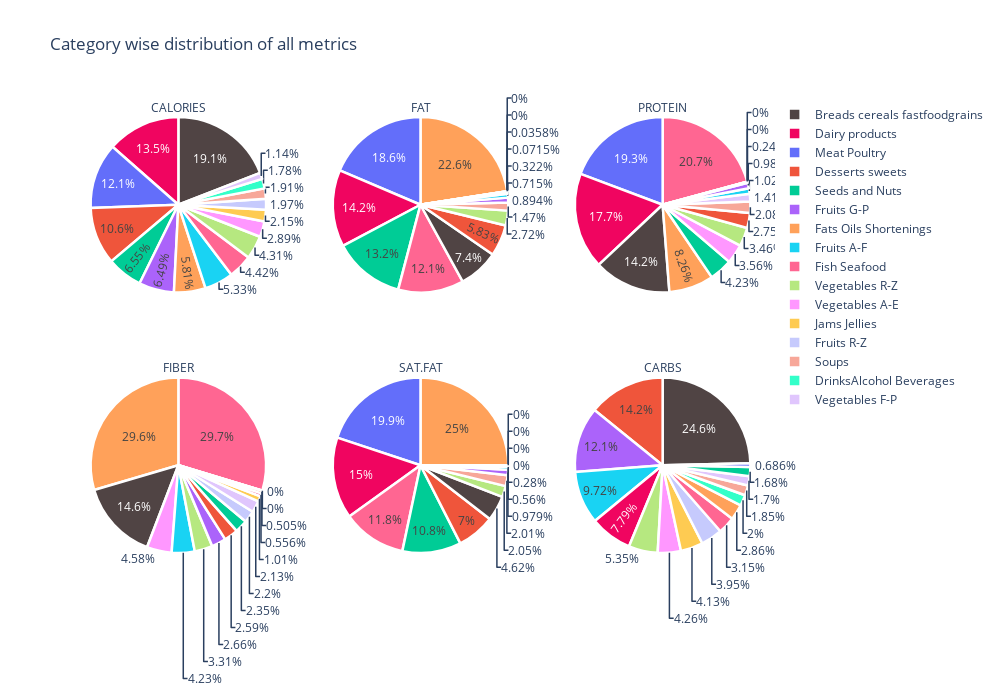

Notebook code cell kept with this figure:
### Markdown cell above
# **Category wise nutrition Analysis of the foods:**

### Code cell
category_dist=nutrients.groupby(['Category']).sum()
from plotly.subplots import make_subplots
import plotly.graph_objects as go

fig = make_subplots(
    rows=2, cols=3,
    specs=[[{"type": "domain"},{"type": "domain"},{"type": "domain"}],[{"type": "domain"},{"type": "domain"},{"type": "domain"}]])

fig.add_trace(go.Pie(values=category_dist['Calories'].values, title='CALORIES', labels=category_dist.index,marker=dict(colors=['#100b','#f00560'], line=dict(color='#FFFFFF', width=2.5))),
              row=1, col=1)

fig.add_trace(go.Pie(values=category_dist['Fat'].values,title='FAT', labels=category_dist.index,marker=dict(colors=['#100b','#f00560'], line=dict(color='#FFFFFF', width=2.5))),
              row=1, col=2)

fig.add_trace(go.Pie(values=category_dist['Protein'].values,title='PROTEIN', labels=category_dist.index,marker=dict(colors=['#100b','#f00560'], line=dict(color='#FFFFFF', width=2.5))),
              row=1, col=3)

fig.add_trace(go.Pie(values=category_dist['Fiber'].values,title='FIBER', labels=category_dist.index,marker=dict(colors=['#100b','#f00560'], line=dict(color='#FFFFFF', width=2.5))),
              row=2, col=1)

fig.add_trace(go.Pie(values=category_dist['Sat.Fat'].values,title='SAT.FAT', labels=category_dist.index,marker=dict(colors=['#100b','#f00560'], line=dict(color='#FFFFFF', width=2.5))),
              row=2, col=2)

fig.add_trace(go.Pie(values=category_dist['Carbs'].values,title='CARBS', labels=category_dist.index,marker=dict(colors=['#100b','#f00560'], line=dict(color='#FFFFFF', width=2.5))),
              row=2, col=3)
fig.update_layout(title_text="Category wise distribution of all metrics",height=700, width=1000)

fig.show()

### Figure 1 — Plotly figure (JSON) as saved in the notebook; plotly's stock layout.template omitted (floating-point values rounded to 4 significant figures)
{"data": [{"domain": {"x": [0, 0.2889], "y": [0.575, 1]}, "labels": ["Breads cereals fastfoodgrains", "Dairy products", "Desserts sweets", "DrinksAlcohol Beverages", "Fats Oils Shortenings", "Fish Seafood", "Fruits A-F", "Fruits G-P", "Fruits R-Z", "Jams Jellies", "Meat Poultry", "Seeds and Nuts", "Soups", "Vegetables A-E", "Vegetables F-P", "Vegetables R-Z"], "marker": {"colors": ["#100b", "#f00560"], "line": {"color": "#FFFFFF", "width": 2.5}}, "title": {"text": "CALORIES"}, "type": "pie", "values": [11921, 8434, 6608, 1112, 3629, 2757, 3328, 4054, 1228, 1345, 7529, 4089, 1191, 1804, 711, 2694]}, {"domain": {"x": [0.3556, 0.6444], "y": [0.575, 1]}, "labels": ["Breads cereals fastfoodgrains", "Dairy products", "Desserts sweets", "DrinksAlcohol Beverages", "Fats Oils Shortenings", "Fish Seafood", "Fruits A-F", "Fruits G-P", "Fruits R-Z", "Jams Jellies", "Meat Poultry", "Seeds and Nuts", "Soups", "Vegetables A-E", "Vegetables F-P", "Vegetables R-Z"], "marker": {"colors": ["#100b", "#f00560"], "line": {"color": "#FFFFFF", "width": 2.5}}, "title": {"text": "FAT"}, "type": "pie", "values": [207, 396, 163, 0, 631, 338, 20, 25, 1, 0, 520, 368, 41, 9, 2, 76]}, {"domain": {"x": [0.7111, 1], "y": [0.575, 1]}, "labels": ["Breads cereals fastfoodgrains", "Dairy products", "Desserts sweets", "DrinksAlcohol Beverages", "Fats Oils Shortenings", "Fish Seafood", "Fruits A-F", "Fruits G-P", "Fruits R-Z", "Jams Jellies", "Meat Poultry", "Seeds and Nuts", "Soups", "Vegetables A-E", "Vegetables F-P", "Vegetables R-Z"], "marker": {"colors": ["#100b", "#f00560"], "line": {"color": "#FFFFFF", "width": 2.5}}, "title": {"text": "PROTEIN"}, "type": "pie", "values": [403, 503, 78, 0, 234, 588, 29, 28, 7, 0, 546, 120, 59, 101, 40, 98]}, {"domain": {"x": [0, 0.2889], "y": [0, 0.425]}, "labels": ["Breads cereals fastfoodgrains", "Dairy products", "Desserts sweets", "DrinksAlcohol Beverages", "Fats Oils Shortenings", "Fish Seafood", "Fruits A-F", "Fruits G-P", "Fruits R-Z", "Jams Jellies", "Meat Poultry", "Seeds and Nuts", "Soups", "Vegetables A-E", "Vegetables F-P", "Vegetables R-Z"], "marker": {"colors": ["#100b", "#f00560"], "line": {"color": "#FFFFFF", "width": 2.5}}, "title": {"text": "FIBER"}, "type": "pie", "values": [115.9, 4.4, 20.5, 0, 234, 235, 33.5, 21.1, 17.4, 8, 0, 18.6, 4, 36.3, 16.9, 26.2]}, {"domain": {"x": [0.3556, 0.6444], "y": [0, 0.425]}, "labels": ["Breads cereals fastfoodgrains", "Dairy products", "Desserts sweets", "DrinksAlcohol Beverages", "Fats Oils Shortenings", "Fish Seafood", "Fruits A-F", "Fruits G-P", "Fruits R-Z", "Jams Jellies", "Meat Poultry", "Seeds and Nuts", "Soups", "Vegetables A-E", "Vegetables F-P", "Vegetables R-Z"], "marker": {"colors": ["#100b", "#f00560"], "line": {"color": "#FFFFFF", "width": 2.5}}, "title": {"text": "SAT.FAT"}, "type": "pie", "values": [99, 322, 150, 0, 536, 252, 12, 21, 0, 0, 427, 232, 43, 6, 0, 44]}, {"domain": {"x": [0.7111, 1], "y": [0, 0.425]}, "labels": ["Breads cereals fastfoodgrains", "Dairy products", "Desserts sweets", "DrinksAlcohol Beverages", "Fats Oils Shortenings", "Fish Seafood", "Fruits A-F", "Fruits G-P", "Fruits R-Z", "Jams Jellies", "Meat Poultry", "Seeds and Nuts", "Soups", "Vegetables A-E", "Vegetables F-P", "Vegetables R-Z"], "marker": {"colors": ["#100b", "#f00560"], "line": {"color": "#FFFFFF", "width": 2.5}}, "title": {"text": "CARBS"}, "type": "pie", "values": [2059, 651, 1184, 167, 239, 263, 812, 1009, 330, 345, 57.3, 140, 155, 356, 142, 447]}], "layout": {"height": 700, "title": {"text": "Category wise distribution of all metrics"}, "width": 1000}}
